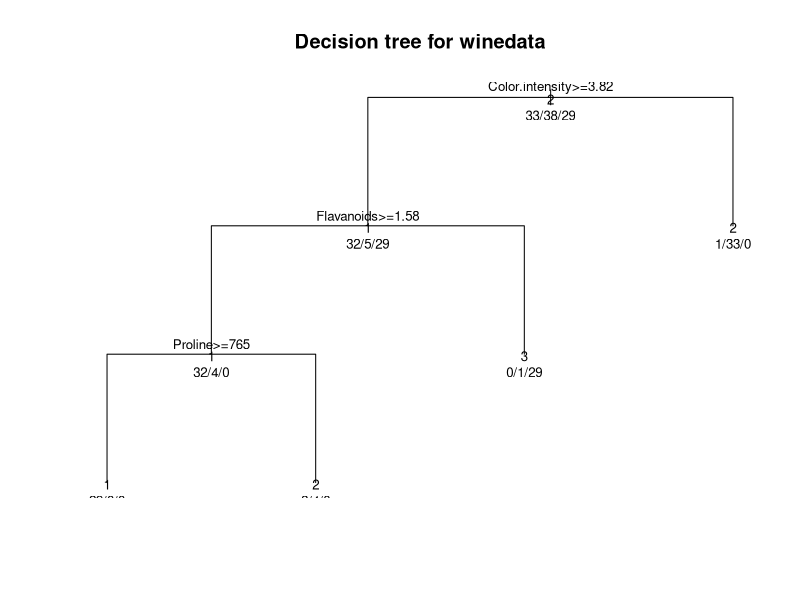

Source code (R):
# read data into R
winedata <- read.csv('./winedata.csv', sep=",")

# split data into class and values variables
wineclass <- winedata[,1]
winevalues <- winedata[,-1]

# set up training and test datasets
wineclass_train <- wineclass[1:100]
winevalues_train <- winevalues[1:100,]

wineclass_test <- wineclass[100:178]
winevalues_test <- winevalues[100:178,]


# build decision tree using rpart
install.packages("rpart")
library(rpart)

fit <- rpart(wineclass_train~ ., data=winevalues_train, method="class")

# plot decision tree
plot(fit, uniform=TRUE, main="Decision tree for winedata")
text(fit, use.n=TRUE, all=TRUE, cex=.8)



# q1 why - sample of data could be small or biassed so good to use resampling method